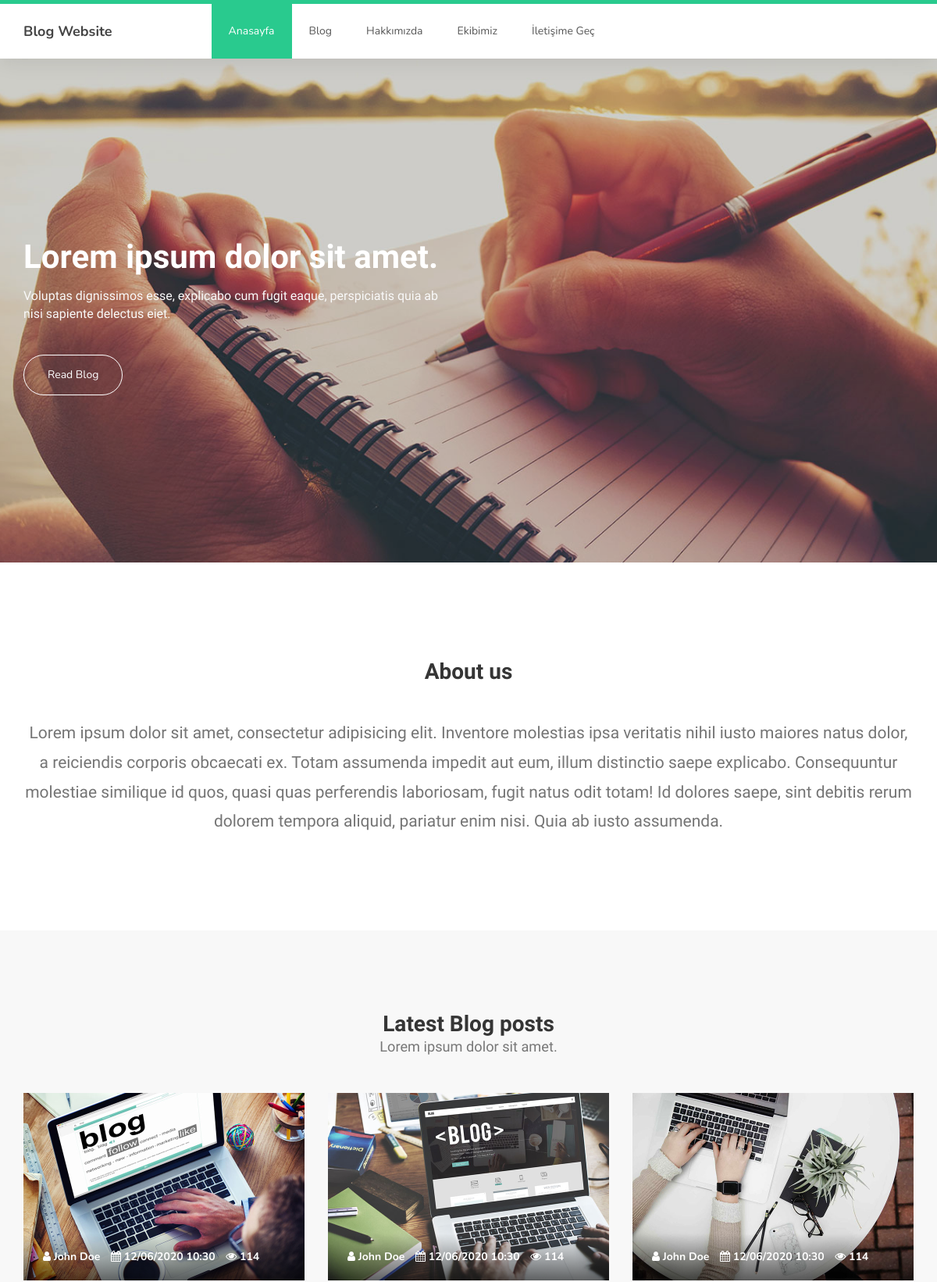
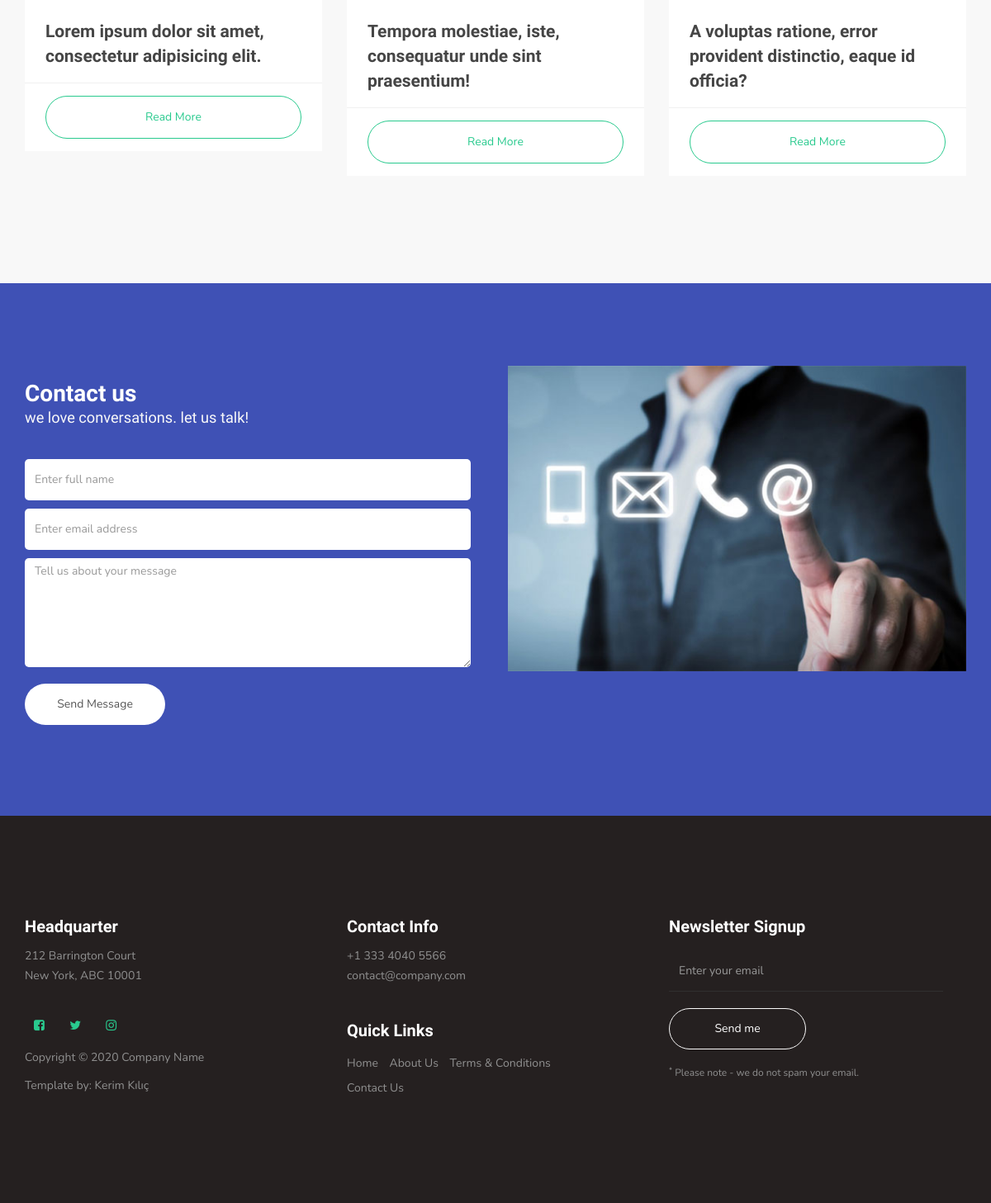
The page / on the database its author committed (2 pictures, top to bottom).
### tables this page shows
CREATE TABLE `menu` (
  `id` int(11) NOT NULL,
  `name` varchar(200) NOT NULL,
  `url` varchar(300) NOT NULL
);

CREATE TABLE `slider` (
  `id` int(11) NOT NULL,
  `image_url` varchar(300) NOT NULL,
  `title` varchar(100) NOT NULL,
  `description` varchar(300) NOT NULL,
  `button_text` varchar(50) NOT NULL,
  `button_url` varchar(300) NOT NULL
);

### index.php (the view, shortened to what this page needs)
<?php
include_once 'Controller/index.php';
?>
<?php include_once 'header.php'; ?>
     <section id="home">
          <div class="row">
               <div class="owl-carousel owl-theme home-slider">
                         <?php
                              $i=1;
                              $sql='SELECT * FROM slider';
                              $slider=mysqli_query($conn,$sql);
                              while ($row=mysqli_fetch_array($slider)) {
                         ?>
                              <div class="item" style="background-image: url(<?= $row['image_url'] ?>); <?= ($i==1)? 'background-position: center;':''; ?>">
                         <div class="caption">
                              <div class="container">
                                   <div class="col-md-6 col-sm-12">
                                        <h1><?= $row['title'] ?></h1>
                                        <h3><?= $row['description'] ?></h3>
                                        <a href="<?= $row['button_url'] ?>" class="section-btn btn btn-default"><?= $row['button_text'] ?></a>
                                   </div>
                              </div>
                         </div>
                    </div>
                         <?php
                              $i+=1;
                              }
                         ?>
               </div>
          </div>
     </section>
     <main>
          <section>
               <div class="container">
                    <div class="row">
                         <div class="col-md-12 col-sm-12">
                              <div class="text-center">
                                   <h2>About us</h2>
                                   <br>
                                   <p class="lead">Lorem ipsum dolor sit amet, consectetur adipisicing elit. Inventore molestias ipsa veritatis nihil iusto maiores natus dolor, a reiciendis corporis obcaecati ex. Totam assumenda impedit aut eum, illum distinctio saepe explicabo. Consequuntur molestiae similique id quos, quasi quas perferendis laboriosam, fugit natus odit totam! Id dolores saepe, sint debitis rerum dolorem tempora aliquid, pariatur enim nisi. Quia ab iusto assumenda.</p>
                              </div>
                         </div>
                    </div>
               </div>
          </section>
          <section>
               <div class="container">
                    <div class="row">
                         <div class="col-md-12 col-sm-12">
                              <div class="section-title text-center">
                                   <h2>Latest Blog posts <small>Lorem ipsum dolor sit amet.</small></h2>
                              </div>
                         </div>
                         <div class="col-md-4 col-sm-4">
                              <div class="courses-thumb courses-thumb-secondary">
                                   <div class="courses-top">
                                        <div class="courses-image">
                                             <img src="images/product-1-720x480.jpg" class="img-responsive" alt="">
                                        </div>
                                        <div class="courses-date">
                                             <span title="Author"><i class="fa fa-user"></i> John Doe</span>
                                             <span title="Date"><i class="fa fa-calendar"></i> 12/06/2020 10:30</span>
                                             <span title="Views"><i class="fa fa-eye"></i> 114</span>
                                        </div>
                                   </div>
                                   <div class="courses-detail">
                                        <h3><a href="blog-post-details.php">Lorem ipsum dolor sit amet, consectetur adipisicing elit.</a></h3>
                                   </div>
                                   <div class="courses-info">
                                        <a href="blog-post-details.php" class="section-btn btn btn-primary btn-block">Read More</a>
                                   </div>
                              </div>
                         </div>
                         <div class="col-md-4 col-sm-4">
                              <div class="courses-thumb courses-thumb-secondary">
                                   <div class="courses-top">
                                        <div class="courses-image">
                                             <img src="images/product-2-720x480.jpg" class="img-responsive" alt="">
                                        </div>
                                        <div class="courses-date">
                                             <span title="Author"><i class="fa fa-user"></i> John Doe</span>
                                             <span title="Date"><i class="fa fa-calendar"></i> 12/06/2020 10:30</span>
                                             <span title="Views"><i class="fa fa-eye"></i> 114</span>
                                        </div>
                                   </div>
                                   <div class="courses-detail">
                                        <h3><a href="blog-post-details.php">Tempora molestiae, iste, consequatur unde sint praesentium!</a></h3>
                                   </div>
                                   <div class="courses-info">
                                        <a href="blog-post-details.php" class="section-btn btn btn-primary btn-block">Read More</a>
                                   </div>
                              </div>
                         </div>
                         <div class="col-md-4 col-sm-4">
                              <div class="courses-thumb courses-thumb-secondary">
                                   <div class="courses-top">
                                        <div class="courses-image">
                                             <img src="images/product-3-720x480.jpg" class="img-responsive" alt="">
                                        </div>
                                        <div class="courses-date">
                                             <span title="Author"><i class="fa fa-user"></i> John Doe</span>
                                             <span title="Date"><i class="fa fa-calendar"></i> 12/06/2020 10:30</span>
                                             <span title="Views"><i class="fa fa-eye"></i> 114</span>
                                        </div>
                                   </div>
                                   <div class="courses-detail">
                                        <h3><a href="blog-post-details.php">A voluptas ratione, error provident distinctio, eaque id officia?</a></h3>
                                   </div>
                                   <div class="courses-info">
                                        <a href="blog-post-details.php" class="section-btn btn btn-primary btn-block">Read More</a>
                                   </div>
                              </div>
                         </div>
                    </div>
               </div>
          </section>
     </main>
     <section id="contact">
          <div class="container">
               <div class="row">
                    <div class="col-md-6 col-sm-12">
                         <form id="contact-form" role="form" action="" method="post">
                              <div class="section-title">
                                   <h2>Contact us <small>we love conversations. let us talk!</small></h2>
                              </div>
                              <div class="col-md-12 col-sm-12">
                                   <input type="text" class="form-control" placeholder="Enter full name" name="name" required>
                                   <input type="email" class="form-control" placeholder="Enter email address" name="email" required>
                                   <textarea class="form-control" rows="6" placeholder="Tell us about your message" name="message" required></textarea>
                              </div>
                              <div class="col-md-4 col-sm-12">
                                   <input type="submit" class="form-control" name="send message" value="Send Message">
                              </div>
                         </form>
                    </div>
                    <div class="col-md-6 col-sm-12">
                         <div class="contact-image">
                              <img src="images/contact-1-600x400.jpg" class="img-responsive" alt="Smiling Two Girls">
                         </div>
                    </div>
               </div>
          </div>
     </section>
<?php include_once 'footer.php'; ?>

### header.php (shortened to what this page needs)
<!DOCTYPE html>
<html lang="en">
<head>
     <link rel="stylesheet" href="css/bootstrap.min.css">
     <link rel="stylesheet" href="css/font-awesome.min.css">
     <link rel="stylesheet" href="css/owl.carousel.css">
     <link rel="stylesheet" href="css/owl.theme.default.min.css">
     <link rel="stylesheet" href="css/style.css">
</head>
<body  id="top" data-spy="scroll" data-target=".navbar-collapse" data-offset="50">
     <section class="navbar custom-navbar navbar-fixed-top" role="navigation">
          <div class="container">
               <div class="navbar-header">
                    <a href="/" class="navbar-brand">Blog Website</a>
               </div>
               <div class="collapse navbar-collapse">
                    <ul class="nav navbar-nav navbar-nav-first">
                         <?php
                              $sql='SELECT * FROM menu';
                              $menu=mysqli_query($conn,$sql);
                              while ($row=mysqli_fetch_array($menu)) {
                         ?>
                              <li class="<?= (strstr($_SERVER['SCRIPT_NAME'],$row['url'])? 'active':'') ?>" ><a href="<?= $row['url'] ?>"><?= $row['name'] ?></a></li>
                         <?php
                              }
                         ?>
                    </ul>
               </div>
          </div>
     </section>

### footer.php (shortened to what this page needs)
     <footer id="footer">
          <div class="container">
               <div class="row">
                    <div class="col-md-4 col-sm-6">
                         <div class="footer-info">
                              <div class="section-title">
                                   <h2>Headquarter</h2>
                              </div>
                              <address>
                                   <p>212 Barrington Court <br>New York, ABC 10001</p>
                              </address>
                              <ul class="social-icon">
                                   <li><a href="#" class="fa fa-facebook-square" attr="facebook icon"></a></li>
                                   <li><a href="#" class="fa fa-twitter"></a></li>
                                   <li><a href="#" class="fa fa-instagram"></a></li>
                              </ul>
                              <div class="copyright-text">
                                   <p>Copyright &copy; 2020 Company Name</p>
                                   <p>Template by: <a href="https://tr.linkedin.com/in/mykerimkilic">Kerim Kılıç</a></p>
                              </div>
                         </div>
                    </div>
                    <div class="col-md-4 col-sm-6">
                         <div class="footer-info">
                              <div class="section-title">
                                   <h2>Contact Info</h2>
                              </div>
                              <address>
                                   <p>+1 333 4040 5566</p>
                                   <p><a href="mailto:contact@company.com">contact@company.com</a></p>
                              </address>
                              <div class="footer_menu">
                                   <h2>Quick Links</h2>
                                   <ul>
                                        <li><a href="index.html">Home</a></li>
                                        <li><a href="about-us.html">About Us</a></li>
                                        <li><a href="terms.html">Terms & Conditions</a></li>
                                        <li><a href="contact.html">Contact Us</a></li>
                                   </ul>
                              </div>
                         </div>
                    </div>
                    <div class="col-md-4 col-sm-12">
                         <div class="footer-info newsletter-form">
                              <div class="section-title">
                                   <h2>Newsletter Signup</h2>
                              </div>
                              <div>
                                   <div class="form-group">
                                        <form action="#" method="get">
                                             <input type="email" class="form-control" placeholder="Enter your email" name="email" id="email" required>
                                             <input type="submit" class="form-control" name="submit" id="form-submit" value="Send me">
                                        </form>
                                        <span><sup>*</sup> Please note - we do not spam your email.</span>
                                   </div>
                              </div>
                         </div>
                    </div>
               </div>
          </div>
     </footer>
</body>
</html>

### rows shown on the page
menu: name "Anasayfa"
menu: name "Blog"
menu: name "Hakkımızda"
menu: name "Ekibimiz"
menu: name "İletişime Geç"
slider: image_url (picture), title "Lorem ipsum dolor sit amet.", description "Voluptas dignissimos esse, explicabo cum fugit eaque, perspiciatis quia ab nisi sapiente delectus eiet.", button_text "Read Blog"
